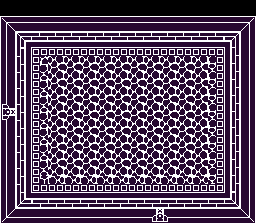

Below is a game level as drawn by its tile map, then a one-line description and the .tmx file that defines it, in full:
An orthogonal 16x14 tile map with 16x16 px tiles, 2 tile layers (background, foreground) and 6 objects (indoor1transition2, Boss).

<map version="1.2" tiledversion="1.2.1" orientation="orthogonal" renderorder="right-down" width="16" height="14" tilewidth="16" tileheight="16" infinite="0" nextlayerid="8" nextobjectid="35">
 <tileset firstgid="1" name="tilesetnew" tilewidth="16" tileheight="16" tilecount="440" columns="20">
  <image source="../Content/tilesetnew.png" width="320" height="352" />
 </tileset>
 <layer id="1" name="background" width="16" height="14">
  <data encoding="csv">
0,0,0,0,0,0,0,0,0,0,0,0,0,0,0,0,
201,202,203,203,203,203,203,203,203,203,203,203,203,203,206,207,
221,222,223,223,223,223,223,223,223,223,223,223,223,223,226,227,
281,282,243,244,244,244,244,244,244,244,244,244,244,245,246,307,
281,282,263,264,264,264,264,264,264,264,264,264,264,265,246,307,
281,282,263,264,264,264,264,264,264,264,264,264,264,265,246,307,
241,242,263,264,264,264,264,264,264,264,264,264,264,265,246,307,
261,262,263,264,264,264,264,264,264,264,264,264,264,265,246,307,
281,282,263,264,264,264,264,264,264,264,264,264,264,265,246,307,
281,282,263,264,264,264,264,264,264,264,264,264,264,265,246,307,
281,282,263,264,264,264,264,264,264,264,264,264,264,265,246,307,
281,282,283,284,284,284,284,284,284,284,284,284,284,285,246,307,
301,302,305,305,305,305,305,305,305,303,304,305,305,305,306,307,
321,322,325,325,325,325,325,325,325,323,324,325,325,325,326,327
</data>
 </layer>
 <layer id="5" name="foreground" width="16" height="14">
  <data encoding="csv">
0,0,0,0,0,0,0,0,0,0,0,0,0,0,0,0,
0,0,0,0,0,0,0,0,0,0,0,0,0,0,0,0,
0,0,0,0,0,0,0,0,0,0,0,0,0,0,0,0,
0,0,0,0,0,0,0,0,0,0,0,0,0,0,0,0,
0,0,0,0,0,0,0,0,0,0,0,0,0,0,0,0,
0,0,0,0,0,0,0,0,0,0,0,0,0,0,0,0,
0,0,0,0,0,0,0,0,0,0,0,0,0,0,0,0,
0,0,0,0,0,0,0,0,0,0,0,0,0,0,0,0,
0,0,0,0,0,0,0,0,0,0,0,0,0,0,0,0,
0,0,0,0,0,0,0,0,0,0,0,0,0,0,0,0,
0,0,0,0,0,0,0,0,0,0,0,0,0,0,0,0,
0,0,0,0,0,0,0,0,0,0,0,0,0,0,0,0,
0,0,0,0,0,0,0,0,0,0,0,0,0,0,0,0,
0,0,0,0,0,0,0,0,0,0,0,0,0,0,0,0
</data>
 </layer>
 <objectgroup id="3" name="collisions">
  <object id="30" x="0" y="16" width="26" height="208" />
  <object id="31" x="229" y="16" width="26" height="208" />
  <object id="32" x="26" y="198" width="203" height="26" />
  <object id="33" x="26" y="16" width="203" height="26" />
 </objectgroup>
 <objectgroup id="2" name="warps">
  <object id="9" name="newmap2" type="indoor1transition2" x="119" y="202" width="20" height="1" />
 </objectgroup>
 <objectgroup id="6" name="enemies">
  <object id="34" name="Boss" x="107" y="71">
   <point />
  </object>
 </objectgroup>
 <objectgroup id="7" name="keys" />
</map>
